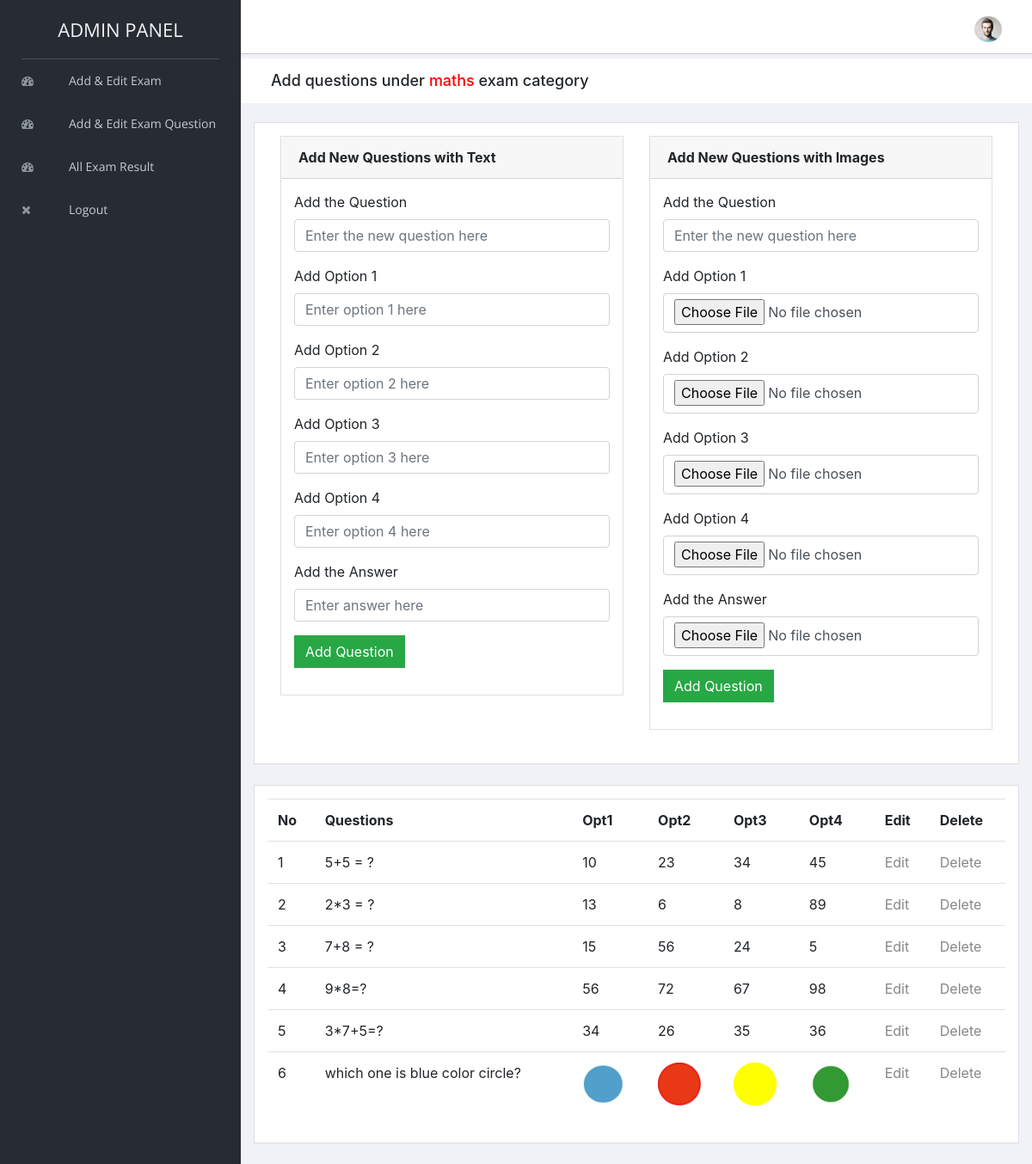
/admin/add_edit_question.php?id=10 (signed in), run on the app's committed database.
### tables this page shows
CREATE TABLE `exam_category` (
  `id` int(5) NOT NULL,
  `category` varchar(100) NOT NULL,
  `exam_time_minute` varchar(5) NOT NULL
);

CREATE TABLE `questions` (
  `id` int(5) NOT NULL,
  `question_no` varchar(5) NOT NULL,
  `question` varchar(500) NOT NULL,
  `opt1` varchar(100) NOT NULL,
  `opt2` varchar(100) NOT NULL,
  `opt3` varchar(100) NOT NULL,
  `opt4` varchar(100) NOT NULL,
  `answer` varchar(100) NOT NULL,
  `category` varchar(100) NOT NULL
);

### admin/add_edit_question.php (the view, shortened to what this page needs)
<?php
include "header.php";
include "../connection.php";
    ?>
    <?php
$id=$_GET["id"];
$exam_category='';
$res=mysqli_query($conn, "SELECT * FROM exam_category WHERE id = $id");
while($row = mysqli_fetch_array($res)){
    $exam_category = $row["category"];
}
?>
<div class="breadcrumbs">
    <div class="col-sm-12">
        <div class="page-header float-left">
            <div class="page-title">
                <h1>Add questions under
                    <?php echo "<font color='red'>" . $exam_category . "</font>" . " exam category";?>
                </h1>
            </div>
        </div>
    </div>
</div>
<div class="content mt-3">
    <div class="animated fadeIn">
        <div class="row">
            <div class="col-lg-12">
                <div class="card">
                    <div class="card-body">
                        <div class="col-lg-6">
                            <form name="form1" action="" method="post" enctype="multipart/form-data">
                                <div class="card">
                                    <div class="card-header"><strong>Add New Questions with Text</strong></div>
                                    <div class="card-body card-block">
                                        <div class="form-group"><label for="company" class=" form-control-label">Add the
                                                Question</label><input type="text"
                                                placeholder="Enter the new question here" class="form-control"
                                                name="question">
                                        </div>
                                        <div class="form-group"><label for="company" class=" form-control-label">Add
                                                Option 1</label><input type="text" placeholder="Enter option 1 here"
                                                class="form-control" name="opt1">
                                        </div>
                                        <div class="form-group"><label for="company" class=" form-control-label">Add
                                                Option 2</label><input type="text" placeholder="Enter option 2 here"
                                                class="form-control" name="opt2">
                                        </div>
                                        <div class="form-group"><label for="company" class=" form-control-label">Add
                                                Option 3</label><input type="text" placeholder="Enter option 3 here"
                                                class="form-control" name="opt3">
                                        </div>
                                        <div class="form-group"><label for="company" class=" form-control-label">Add
                                                Option 4</label><input type="text" placeholder="Enter option 4 here"
                                                class="form-control" name="opt4">
                                        </div>
                                        <div class="form-group"><label for="company" class=" form-control-label">Add the
                                                Answer</label><input type="text" placeholder="Enter answer here"
                                                class="form-control" name="answer">
                                        </div>
                                        <div class="form-group">
                                            <input type="submit" name="submit1" value="Add Question"
                                                class="btn btn-success">
                                        </div>
                                    </div>
                                </div>
                        </div>
                        <div class="col-lg-6">
                                <div class="card">
                                    <div class="card-header"><strong>Add New Questions with Images</strong></div>
                                    <div class="card-body card-block">
                                        <div class="form-group"><label for="company" class=" form-control-label">Add the
                                                Question</label><input type="text"
                                                placeholder="Enter the new question here" class="form-control"
                                                name="fquestion">
                                        </div>
                                        <div class="form-group"><label for="company" class=" form-control-label">Add
                                                Option 1</label><input type="file"
                                                class="form-control" name="fopt1" style="padding-bottom:38px">
                                        </div>
                                        <div class="form-group"><label for="company" class=" form-control-label">Add
                                                Option 2</label><input type="file"
                                                class="form-control" name="fopt2" style="padding-bottom:38px">
                                        </div>
                                        <div class="form-group"><label for="company" class=" form-control-label">Add
                                                Option 3</label><input type="file"
                                                class="form-control" name="fopt3" style="padding-bottom:38px">
                                        </div>
                                        <div class="form-group"><label for="company" class=" form-control-label">Add
                                                Option 4</label><input type="file"
                                                class="form-control" name="fopt4" style="padding-bottom:38px">
                                        </div>
                                        <div class="form-group"><label for="company" class=" form-control-label">Add the
                                                Answer</label><input type="file"
                                                class="form-control" name="fanswer" style="padding-bottom:38px">
                                        </div>
                                        <div class="form-group">
                                            <input type="submit" name="submit2" value="Add Question"
                                                class="btn btn-success">
                                        </div>
                                    </div>
                                </div>
                        </div>
                    </div>
                </div>
            </div>
        </div>
        <div class="row">
            <div class="col-lg-12">
                <div class="card">
                    <div class="card-body">
                        <table class="table table-border">
                            <tr>
                                <th>No</th>
                                <th>Questions</th>
                                <th>Opt1</th>
                                <th>Opt2</th>
                                <th>Opt3</th>
                                <th>Opt4</th>
                                <th>Edit</th>
                                <th>Delete</th>
                            </tr>
                        <?php
                        $res=mysqli_query($conn, "select * from questions where category='$exam_category' order by question_no asc");
                        while($row=mysqli_fetch_array($res)){
                            echo "<tr>";
                            echo "<td>"; echo $row["question_no"]; echo "</td>";
                            echo "<td>"; echo $row["question"]; echo "</td>";
                            echo "<td>";
                            if(strpos($row["opt1"], 'opt_images/')!==false){
                                ?>
                                <img src = "<?php echo $row["opt1"]; ?>" height="50" width="50">
                                <?php
                            }
                            else{
                                echo $row["opt1"];
                            }
                            echo "</td>";
                            echo "<td>";
                            if(strpos($row["opt2"], 'opt_images/')!==false){
                                ?>
                                <img src = "<?php echo $row["opt2"]; ?>" height="50" width="50">
                                <?php
                            }
                            else{
                                echo $row["opt2"];
                            }
                            echo "</td>";
                            echo "<td>";
                            if(strpos($row["opt3"], 'opt_images/')!==false){
                                ?>
                                <img src = "<?php echo $row["opt3"]; ?>" height="50" width="50">
                                <?php
                            }
                            else{
                                echo $row["opt3"];
                            }
                            echo "</td>";
                            echo "<td>";
                            if(strpos($row["opt4"], 'opt_images/')!==false){
                                ?>
                                <img src = "<?php echo $row["opt4"]; ?>" height="50" width="50">
                                <?php
                            }
                            else{
                                echo $row["opt4"];
                            }
                            echo "</td>";
                            echo "<td>";
                            if(strpos($row["opt4"], 'opt_images/')!==false){
                                ?>
                                <a href="edit_option_images.php?id=<?php echo $row["id"]; ?>&id1=<?php echo $id; ?>">Edit</a>
                                <?php
                            }
                            else{
                                ?>
                                <a href="edit_option.php?id=<?php echo $row["id"]; ?>&id1=<?php echo $id; ?>">Edit</a>
                                <?php
                            }
                            echo "</td>";
                            echo "<td>";
                            ?>
                            <a href="delete_option.php?id=<?php echo $row["id"]; ?>&id1=<?php echo $id; ?>">Delete</a>
                            <?php
                            echo "</td>";
                            echo "</tr>";
                        }
                        ?>
                        </table>
                    </div>
                </div>
            </div>
        </div>
    </div>
</div>
<?php
include "footer.php";
?>

### data on the page
exam_category: category "maths"
questions: question_no "1", question "5+5 = ?", opt1 "10", opt2 "23", opt3 "34", opt4 "45"
questions: question_no "2", question "2*3 = ?", opt1 "13", opt2 "6", opt3 "8", opt4 "89"
questions: question_no "3", question "7+8 = ?", opt1 "15", opt2 "56", opt3 "24", opt4 "5"
questions: question_no "4", question "9*8=?", opt1 "56", opt2 "72", opt3 "67", opt4 "98"
questions: question_no "5", question "3*7+5=?", opt1 "34", opt2 "26", opt3 "35", opt4 "36"
questions: question_no "6", question "which one is blue color circle?", opt1 (picture), opt2 (picture), opt3 (picture), opt4 (picture)
